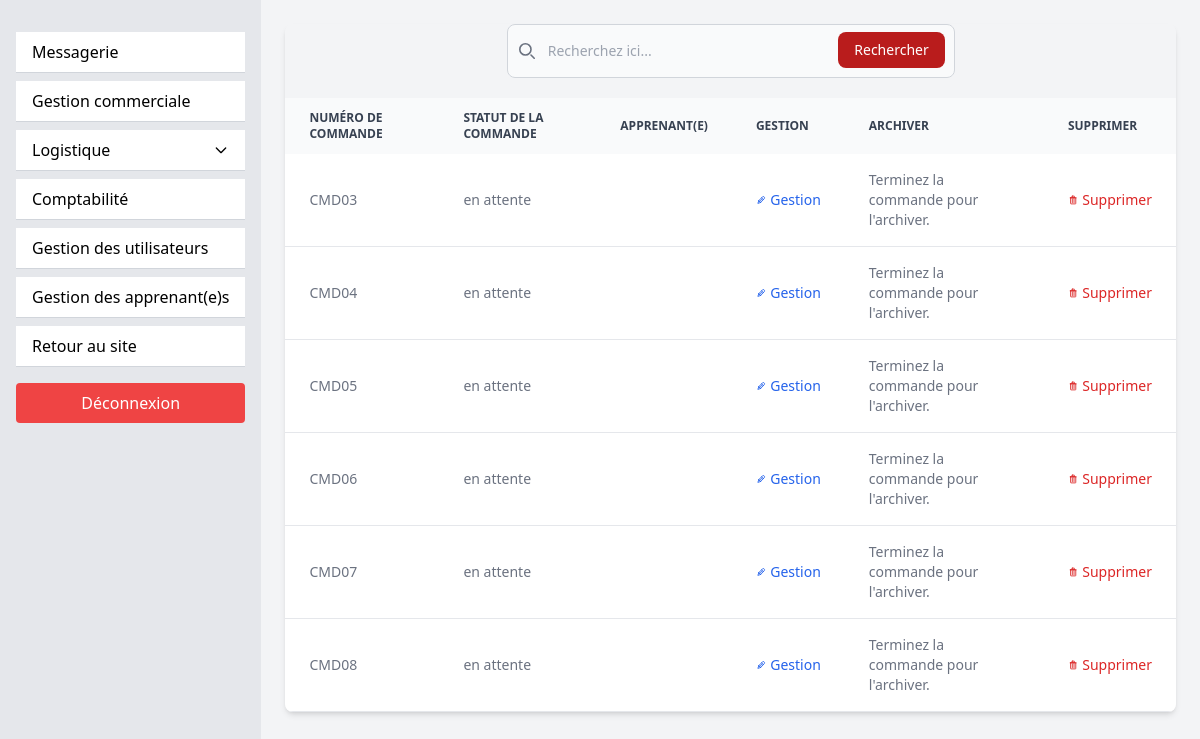
The app's page /back_office/orders.php (signed in), older data.
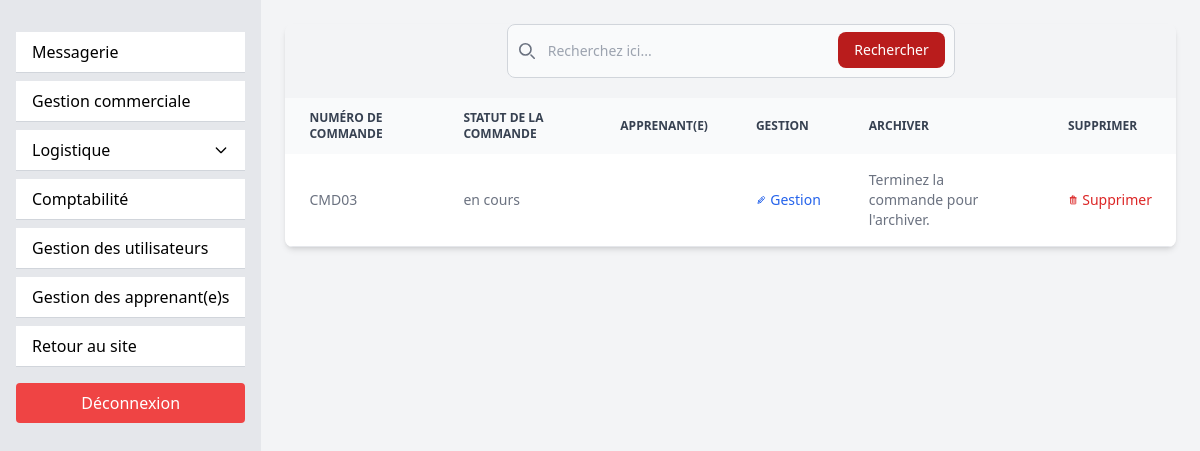
The same page, newer data.
### tables this page shows
CREATE TABLE `orders` (
  `id` int NOT NULL,
  `order_id` int NOT NULL,
  `user_id` int NOT NULL,
  `user_firstname` varchar(255) NOT NULL,
  `user_name` varchar(255) NOT NULL,
  `user_adress` varchar(255) NOT NULL,
  `email` varchar(255) NOT NULL,
  `phone_number` int NOT NULL,
  `date_order` varchar(255) NOT NULL,
  `product_name` varchar(255) NOT NULL,
  `product_id` int NOT NULL,
  `product_price` int NOT NULL,
  `quantity` int NOT NULL,
  `total_price` int NOT NULL,
  `livraison` varchar(255) NOT NULL,
  `statut` varchar(255) NOT NULL DEFAULT 'en attente'
);

### src/back_office/orders.php (the view, shortened to what this page needs)
<?php
  require_once("../connect.php");
  $sql= "SELECT * FROM orders";
  $query = $db->prepare($sql);
  $query->execute();
  $orders= $query->fetchAll(PDO::FETCH_ASSOC);
 include('navback.php');
?>
<!DOCTYPE html>
<html lang="fr">
<head>
    <link rel="stylesheet" href="../styles/output.css">
    <link rel="stylesheet" href="../styles/reset.css">
</head>
<body class="flex min-h-screen bg-gray-100">
  <div class="flex-1 p-6">
    <div class="relative overflow-x-auto shadow-md sm:rounded-lg">
      <form class="max-w-md mx-auto mb-5">
        <div class="relative">
          <div class="absolute inset-y-0 start-0 flex items-center ps-3 pointer-events-none">
          </div>
          <input type="search" id="default-search" class="block w-full p-4 ps-10 text-sm text-gray-900 border border-gray-300 rounded-lg bg-gray-50 focus:ring-red-500 focus:border-red-500" placeholder="Recherchez ici..." required />
          <button type="submit" class="text-white absolute end-2.5 bottom-2.5 bg-red-700 hover:bg-red-600 focus:ring-4 focus:outline-none focus:ring-red-300 font-medium rounded-lg text-sm px-4 py-2">Rechercher</button>
        </div>
      </form>
      <form action="deleteOrders.php" method="post">
        <table class="w-full text-sm text-left text-gray-500">
          <thead class="text-xs text-gray-700 uppercase bg-gray-50">
            <tr>
              <th scope="col" class="px-6 py-3">Numéro de commande</th>
              <th scope="col" class="px-6 py-3">Statut de la commande</th>
              <th scope="col" class="px-6 py-3">Apprenant(e)</th>
              <th scope="col" class="px-6 py-3">Gestion</th>
              <th scope="col" class="px-6 py-3">Archiver</th>
              <th scope="col" class="px-6 py-3">Supprimer</th>
            </tr>
          </thead>
          <tbody>
          <?php
               $displayedOrderIds = [];
               foreach($orders as $order) {
                 $orderId = $order["order_id"];
                 $displayOrderId = 'CMD0' . $orderId;
                 if (!in_array($orderId, $displayedOrderIds)) {
                   $displayedOrderIds[] = $orderId;
                   ?>
            <tr class="bg-white border-b hover:bg-gray-50">
              <td class="px-6 py-4"><?=$displayOrderId?></td>
              <td class="px-6 py-4"><?=$order["statut"]?></td>
              <td class="px-6 py-4"><?=$order["nom_admin"]?></td>
              <td class="px-6 py-4">
                <a href="edit_order.php?id=<?=$order["order_id"]?>" class="font-medium text-blue-600 hover:underline flex items-center space-x-1">
                  <span>Gestion</span>
                </a>
              </td>
              <?php
              if($order["statut"] === "terminée"){
              ?>
              <td class="px-6 py-4">
                <a href="transferOrder.php?id=<?=$order["order_id"]?>" class="font-medium text-green-600 hover:underline flex items-center space-x-1">
                  <svg class="w-6 h-6 text-green-600" aria-hidden="true" xmlns="http://www.w3.org/2000/svg" width="24" height="24" fill="none" viewBox="0 0 24 24">
                    <path stroke="currentColor" stroke-linecap="round" stroke-linejoin="round" stroke-width="2" d="M15 4h3a1 1 0 0 1 1 1v15a1 1 0 0 1-1 1H6a1 1 0 0 1-1-1V5a1 1 0 0 1 1-1h3m0 3h6m-6 7 2 2 4-4m-5-9v4h4V3h-4Z"/>
                  </svg>
                  <span>Archiver</span>
                </a>
              </td>
              <?php
              }else{ ?>
                <td class="px-6 py-4">
                 <class="font-medium text-green-600 hover:underline flex items-center space-x-1">
                    <path stroke="currentColor" stroke-linecap="round" stroke-linejoin="round" stroke-width="2" d="M15 4h3a1 1 0 0 1 1 1v15a1 1 0 0 1-1 1H6a1 1 0 0 1-1-1V5a1 1 0 0 1 1-1h3m0 3h6m-6 7 2 2 4-4m-5-9v4h4V3h-4Z"/>
                  <span>Terminez la commande pour l'archiver.</span>
              </td>
              <?php
              }
              ?>
              <td class="px-6 py-4">
                <a href="deleteOrder.php" class="font-medium text-red-600 hover:underline flex items-center space-x-1">
                  <span>Supprimer</span>
                </a>
              </td>
            </tr>
            <?php
            }}
            ?>
          </tbody>
        </table>
      </form>
    </div>
  </div>
</body>
</html>

### src/back_office/navback.php (shortened to what this page needs)
<nav class="bg-gray-200 max-w-1/4 p-4 flex flex-col">
    <ul class="flex flex-col gap-2 mt-4">
        <li>
            <a href="inbox.php"
                class="block py-2 px-4 bg-white border-b border-gray-300 hover:bg-gray-100">Messagerie</a>
        </li>
        <li>
            <a href="products.php" class="block py-2 px-4 bg-white border-b border-gray-300 hover:bg-gray-100">Gestion
                commerciale</a>
        </li>
        <li class="relative">
            <a href="javascript:void(0)"
                class="flex items-center justify-between block py-2 px-4 bg-white border-b border-gray-300 hover:bg-gray-100"
                onclick="toggleDropdown('logistique-dropdown', this)">
                <span>Logistique</span>
                <svg class="w-4 h-4 transition-transform duration-200" id="dropdown-arrow"
                    xmlns="http://www.w3.org/2000/svg" fill="none" viewBox="0 0 24 24" stroke="currentColor">
                    <path stroke-linecap="round" stroke-linejoin="round" stroke-width="2" d="M19 9l-7 7-7-7" />
                </svg>
            </a>
        </li>
        <li>
            <a href="sales.php"
                class="block py-2 px-4 bg-white border-b border-gray-300 hover:bg-gray-100">Comptabilité</a>
        </li>
        <li>
            <a href="userlist.php" class="block py-2 px-4 bg-white border-b border-gray-300 hover:bg-gray-100">Gestion
                des utilisateurs</a>
        </li>
        <li>
            <a href="adminList.php" class="block py-2 px-4 bg-white border-b border-gray-300 hover:bg-gray-100">Gestion
                des apprenant(e)s</a>
        </li>
        <li>
            <a href="../index.php" class="block py-2 px-4 bg-white border-b border-gray-300 hover:bg-gray-100">Retour au
                site</a>
        </li>
    </ul>
    <div class="flex justify-center">
        <button type="submit"
            class="bg-red-500 text-white py-2 px-4 rounded hover:bg-red-600 w-full max-w-xs mx-auto mt-4"><a
                href="../client_side/logout.php">
                Déconnexion
            </a></button>
    </div>
</nav>

Row changes from the older to the newer data that the page shows:
removed orders: order "CMD04", statut "en attente", shows "Terminez la commande pour l'archiver."
removed orders: order "CMD05", statut "en attente", shows "Terminez la commande pour l'archiver."
removed orders: order "CMD06", statut "en attente", shows "Terminez la commande pour l'archiver."
removed orders: order "CMD07", statut "en attente", shows "Terminez la commande pour l'archiver."
removed orders: order "CMD08", statut "en attente", shows "Terminez la commande pour l'archiver."
changed orders "CMD03": statut "en attente" → "en cours"
